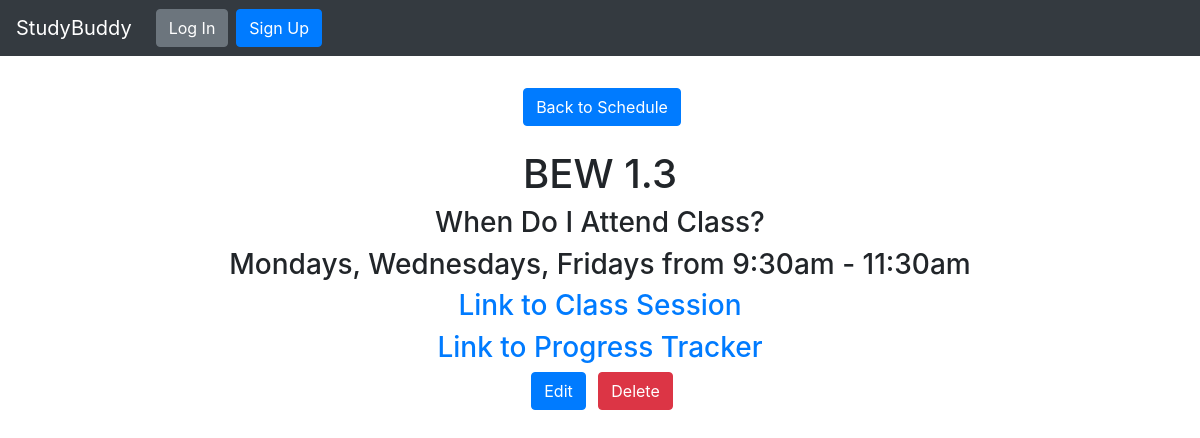
Screenshot of /bew-13/class/ with the database file from the repository.
### schedule/models.py (models this page shows, shortened)
class Class(models.Model):
    class_name = models.CharField(max_length=200, help_text="Enter class name.")
    class_link = models.URLField(max_length=200, help_text="Add a link to class sessions (ex: Zoom)")
    days = models.CharField(max_length=200, default="Mondays", help_text="What Days of the Week do I need to attend?")
    time = models.CharField(max_length=20, help_text="Enter a time", default="12:00pm-1:30pm")
    syllabus = models.URLField(max_length=200, null=True, blank=True, help_text="[Optional]Add a link to the Syllabus.")
    tracker = models.URLField(max_length=200, null=True, blank=True, help_text="[Optional]Add a link to class tracker.")
    grades = models.URLField(max_length=200, null=True, blank=True, help_text="[Optional]Add a link to grades for this class.")
    slug = models.CharField(max_length=200, blank = True, editable = False,
    help_text = "Unique URL Path to access this page.")
    class Meta: #Plural vers of Assignments
        verbose_name_plural = 'Classes'

### assignments/views.py (the view)
# urls.py: path('<str:slug>/class/', ClassDetailView.as_view(), name='class-details-page'),
class ClassDetailView(DetailView):
    model = Class
    def get(self, request, slug):
        my_class = self.get_queryset().get(slug__iexact=slug)
        return render(request, 'class.html', {
            'my_class': my_class
        })

### assignments/templates/class.html (shortened to what this page needs)
{% extends 'base.html' %}
{% block content %}
<center>
<a href="{% url 'schedule' %}" class="btn btn-primary ml-1">Back to Schedule</a><br><br>
<h1>{{ my_class.class_name }}</h1>
<div class = "container">
<h3>When Do I Attend Class?</h3>
<h3>{{ my_class.days }} from {{ my_class.time }}</h3>
<h3><a href ="{{ my_class.class_link }}">Link to Class Session</a></h3>
{% if my_class.tracker is None %}
{% else %}
<h3><a href ="{{ my_class.tracker }}">Link to Progress Tracker</a></h3>
{% endif %}
<a href="{% url 'edit-class' my_class.slug %}" class="btn btn-primary ml-1">Edit</a> <a href="{% url 'delete-class' my_class.slug %}" class="btn btn-danger ml-2">Delete</a>
</div>
</center>
{% endblock %}

### rows the page displays
Class: class_name "BEW 1.3", days "Mondays, Wednesdays, Fridays", time "9:30am - 11:30am"
